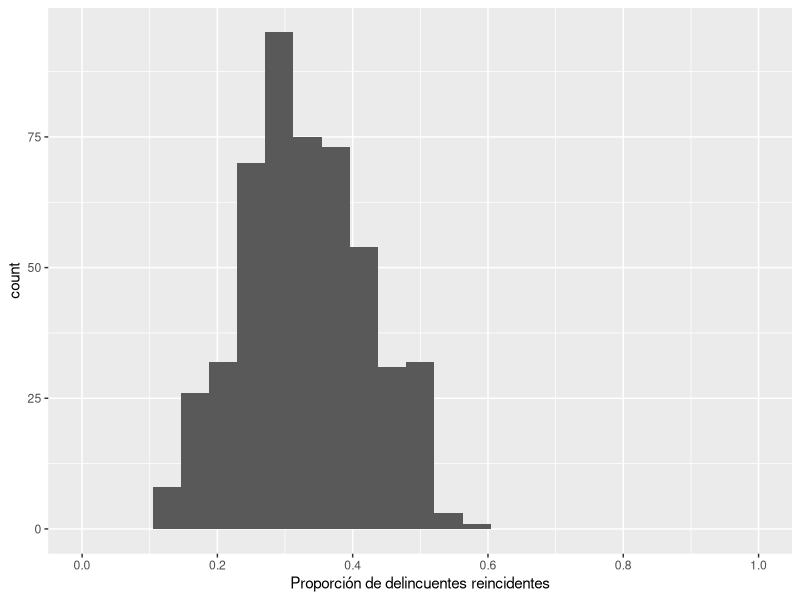
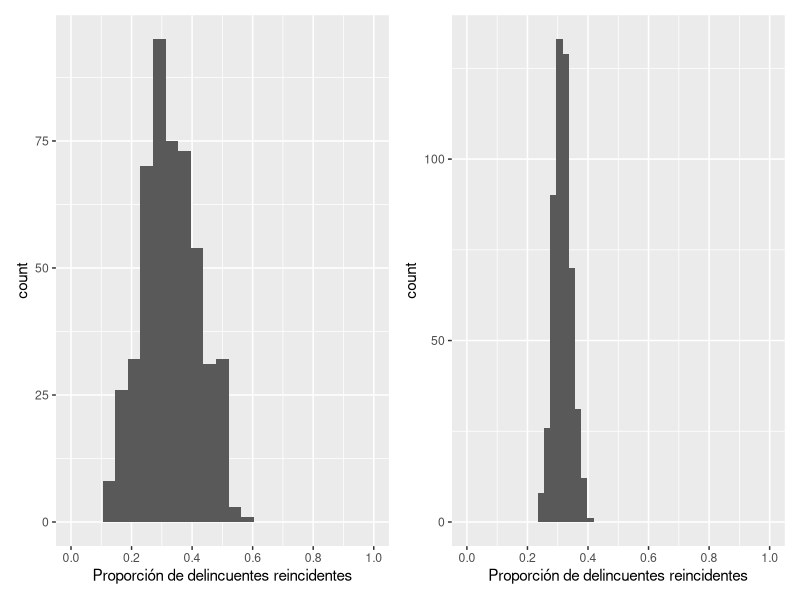
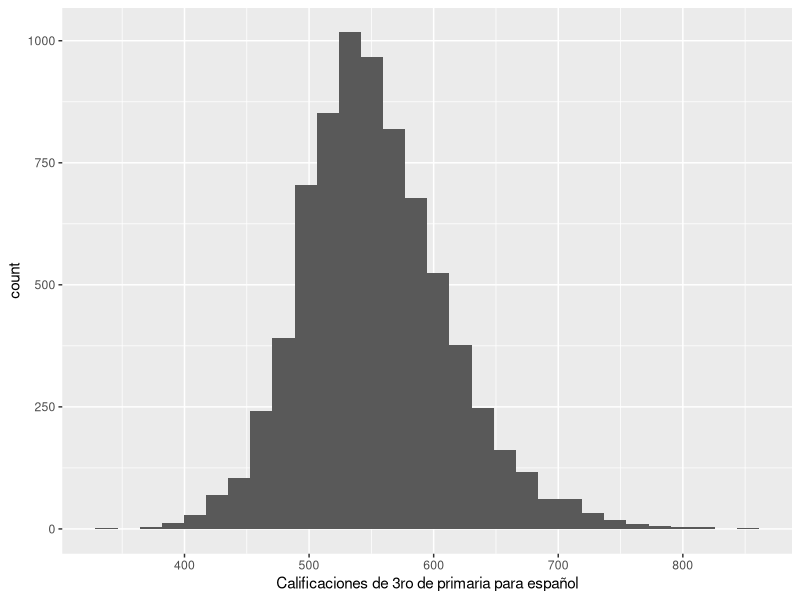
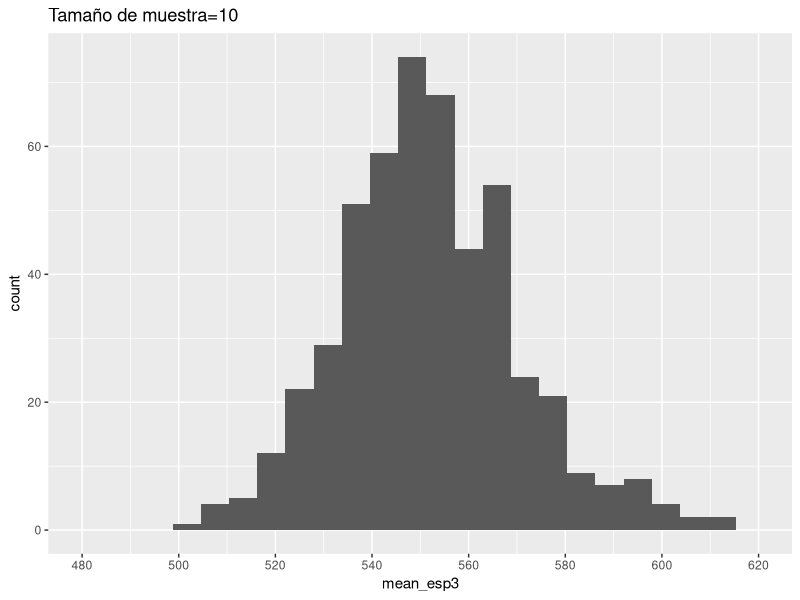
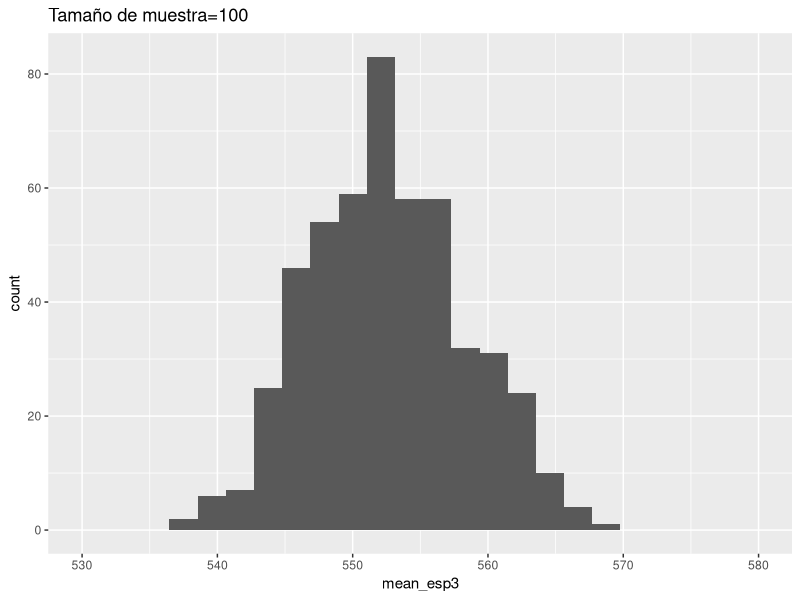
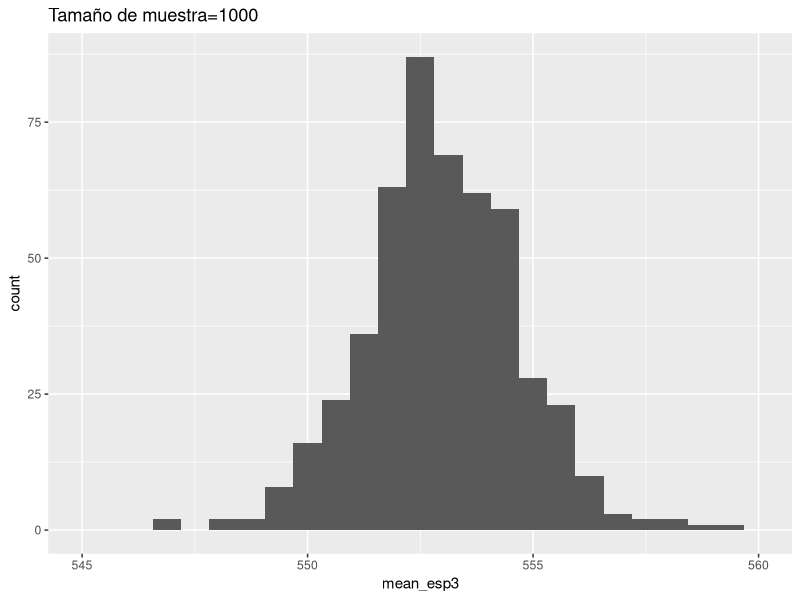

Recreate these plots in R, in order.
## ---- chunk 1
library(tidyverse)
library(patchwork)
## ---- chunk 2
recidivism <- read_csv("Recidivism.csv")
## ---- chunk 3
head(recidivism)
## ---- chunk 4
recidivism <- recidivism |> mutate(Recid = ifelse(Recid == "Yes", 1, 0))
head(recidivism)
## ---- chunk 5
nrow(recidivism)
## ---- chunk 6
proporcion_recid <- function(df){
  df |> summarise(prop=sum(Recid)/n())
}

replicar_muestreo <- function(df, replications = 500, sample){
  resultados <- map_df(1:replications, 
               function(id){
                 sample_n(df, sample) |>
                   proporcion_recid()
                 }, .id = "id_muestra")
  resultados
}
## ---- chunk 7
set.seed(2)
muestreo_recid <- replicar_muestreo(recidivism, 500, 25)
## ---- chunk 8
muestreo_recid
## ---- chunk 9
graf_1 <- ggplot(muestreo_recid, aes(x = prop)) +
  geom_histogram(bins=25) +
  xlab("Proporción de delincuentes reincidentes") +
  scale_x_continuous(breaks = seq(0, 1, .2), limits = c(0, 1))
graf_1
## ---- chunk 10
sd(muestreo_recid$prop) |> round(4)
## ---- chunk 11
mean_p <- muestreo_recid |> summarise(mean_p = mean(prop))
err_sd_teorico <- sqrt(mean_p*(1-mean_p)/nrow(muestreo_recid))
err_sd_teorico |> round(4)
## ---- chunk 12
set.seed(8)
muestreo_recid_2 <- replicar_muestreo(recidivism, 500, 250)
muestreo_recid_2
## ---- chunk 13
graf_2 <- ggplot(muestreo_recid_2, aes(x = prop)) +
  geom_histogram(bins=50) +
  xlab("Proporción de delincuentes reincidentes") +
  scale_x_continuous(breaks = seq(0, 1, .2), limits = c(0, 1))

graf_1 + graf_2
## ---- chunk 14
sd(muestreo_recid_2$prop) |> round(4)
## ---- chunk 15
mean_p <- muestreo_recid_2 |> summarise(mean_p = mean(prop))
err_sd_teorico <- sqrt(mean_p*(1-mean_p)/nrow(muestreo_recid_2))
err_sd_teorico |> round(4)
## ---- chunk 16
enlace <- read_csv("enlace_15.csv")
## ---- chunk 17
head(enlace)
## ---- chunk 18
nrow(enlace)
## ---- chunk 19
hist_1 <- ggplot(enlace, aes(x = esp_3)) +
  geom_histogram() +
  xlab("Calificaciones de 3ro de primaria para español")
hist_1
## ---- chunk 20
est_enlace <- enlace |> summarise(media = mean(esp_3), sd = sd(esp_3))
est_enlace
## ---- chunk 21
mean_esp3 <- function(df){
  resultado <- df |> summarise(mean_esp3 = mean(esp_3))
  resultado
}

replicar_muestreo_media <- function(df, replications = 500, sample){
  resultados <- map_df(1:replications,
                       function(id){
                         sample_n(df, sample) |>
                           mean_esp3()
                       }, .id = "id_muestra")
}
## ---- chunk 22
set.seed(8)
muestreo_enlace_10 <- replicar_muestreo_media(enlace, 500, 10)
hist_10 <- ggplot(muestreo_enlace_10, aes(x = mean_esp3)) +
    geom_histogram(bins=25) + labs(title="Tamaño de muestra=10") +
    scale_x_continuous(breaks = seq(480, 620, 20), limits = c(480, 620))
hist_10
## ---- chunk 23
set.seed(8)
muestreo_enlace_100 <- replicar_muestreo_media(enlace, 500, 100)
hist_100 <- ggplot(muestreo_enlace_100, aes(x = mean_esp3)) +
    geom_histogram(bins=25) + labs(title="Tamaño de muestra=100") +
    scale_x_continuous(breaks = seq(530, 580, 10), limits = c(530, 580))
hist_100
## ---- chunk 24
set.seed(8)
muestreo_enlace_1000 <- replicar_muestreo_media(enlace, 500, 1000)
hist_1000 <- ggplot(muestreo_enlace_1000, aes(x = mean_esp3)) +
    geom_histogram(bins=25) + labs(title="Tamaño de muestra=1000") +
    scale_x_continuous(breaks = seq(545, 560, 5), limits = c(545, 560))
hist_1000
## ---- chunk 25
errores_estandar_enlace <- tibble(
                                  n_10 = sd(muestreo_enlace_10$mean_esp3),
                                  n_100 = sd(muestreo_enlace_100$mean_esp3),
                                  n_1000 = sd(muestreo_enlace_1000$mean_esp3))
errores_estandar_enlace
## ---- chunk 26
sd_pob <- enlace |> summarise(mean_enlace = sd(esp_3)) |> pull(mean_enlace)
errores_enlace_teoricos <- tibble(
                                  n_10 = sd_pob / sqrt(10),
                                  n_100 = sd_pob / sqrt(100),
                                  n_1000 = sd_pob / sqrt(1000))
errores_enlace_teoricos
